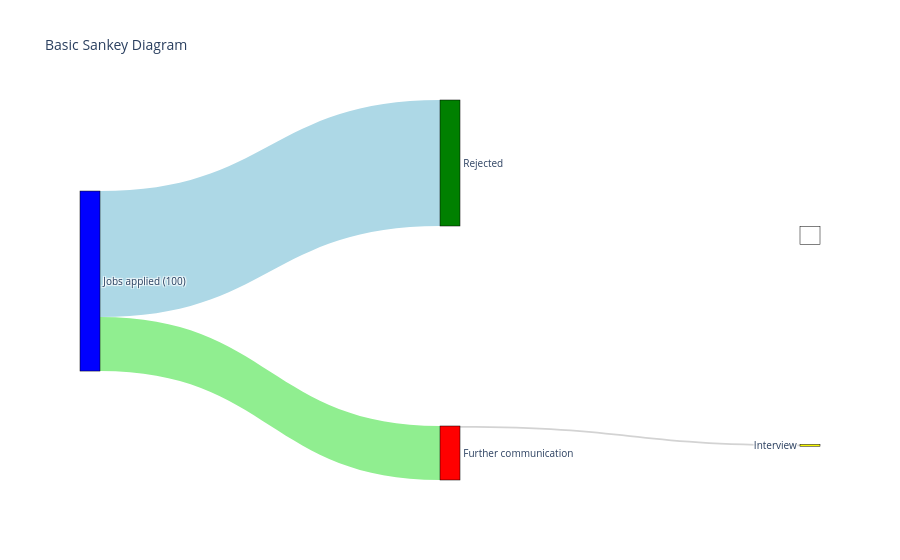

Here is the notebook cell this chart was saved with:
### Code cell
import plotly.graph_objects as go

fig = go.Figure(data=[go.Sankey(
    node = dict(
      pad = 200,
      thickness = 20,
      line = dict(color = "black", width = 0.5),
      label = ["Jobs applied (100)", "Further communication", "Rejected", "Interview", ''],
      color = ["blue", 'red', 'green', 'yellow', 'white'],
      align='left'
    ),
    link = dict(
      source = [0, 0, 1, 2], # indices correspond to labels, eg A1, A2, A1, B1, ...
      target = [1, 2, 3, 4],
      value =  [30, 70, 1, 10],
      color=['lightgreen', 'lightblue', 'lightgrey', 'white', 'yellow']
  ))])

fig.update_layout(title_text="Basic Sankey Diagram", font_size=10)
fig.show()

### Figure 1 — Plotly figure (JSON) as saved in the notebook; plotly's stock layout.template omitted (floating-point values rounded to 4 significant figures)
{"data": [{"link": {"color": ["lightgreen", "lightblue", "lightgrey", "white", "yellow"], "source": [0, 0, 1, 2], "target": [1, 2, 3, 4], "value": [30, 70, 1, 10]}, "node": {"align": "left", "color": ["blue", "red", "green", "yellow", "white"], "label": ["Jobs applied (100)", "Further communication", "Rejected", "Interview", ""], "line": {"color": "black", "width": 0.5}, "pad": 200, "thickness": 20}, "type": "sankey"}], "layout": {"font": {"size": 10}, "title": {"text": "Basic Sankey Diagram"}}}
